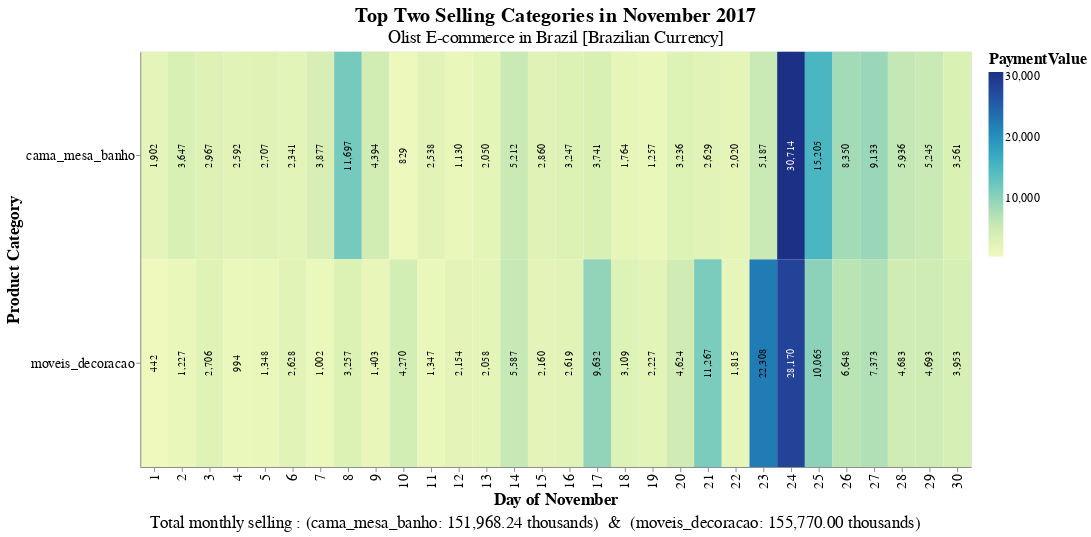

Notebook cell for this chart:
### Markdown cell above
# Visulisation heatmap chart by altair

### Code cell
# order_purchase_timestamp to datetime and extract the day number
orders_df['order_purchase_timestamp'] = pd.to_datetime(orders_df['order_purchase_timestamp'])
orders_df['purchase_day'] = orders_df['order_purchase_timestamp'].dt.day  # Keep only the day number

# Filter orders for November 2017
november_orders = orders_df[(orders_df['order_purchase_timestamp'] >= '2017-11-01') & 
                            (orders_df['order_purchase_timestamp'] < '2017-12-01')]

# Merge datasets
merged_df = pd.merge(november_orders[['order_id', 'purchase_day']], payments_df[['order_id', 'payment_value']], on='order_id')
merged_df = pd.merge(merged_df, order_items_df[['order_id', 'product_id']], on='order_id')
merged_df = pd.merge(merged_df, products_df[['product_id', 'product_category_name']], on='product_id')

# Aggregate data
daily_sales = merged_df.groupby(['purchase_day', 'product_category_name'], as_index=False)['payment_value'].sum()

# the top two selling product categories
top_categories = daily_sales.groupby('product_category_name')['payment_value'].sum().nlargest(2).index.tolist()

# Filter for top categories
filtered_sales = daily_sales[daily_sales['product_category_name'].isin(top_categories)]

# Sort the DataFrame by purchase_day to maintain order on the x-axis
filtered_sales = filtered_sales.sort_values('purchase_day')


# Calculate maximum sales value for each category
max_sales = filtered_sales.groupby('product_category_name')['payment_value'].transform('max')
filtered_sales['is_max'] = filtered_sales['payment_value'] == max_sales

total_sales_by_category = filtered_sales.groupby('product_category_name')['payment_value'].sum().reset_index()


# text(note under the chart).
intro_phrase = "Total monthly selling : "
category_totals = "  &  ".join([f"({row['product_category_name']}: {row['payment_value']:,.2f} thousands)" for index, row in total_sales_by_category.iterrows()])
note_text = intro_phrase + category_totals

note_df = pd.DataFrame({'text': [note_text]})


# Create the heatmap 
# Create the heatmap with increased legend title font size
heatmap = alt.Chart(filtered_sales).mark_rect().encode(
    x=alt.X('purchase_day:O', title='Day of November', axis=alt.Axis(titleFontSize=18, labelFontSize=15)),
    y=alt.Y('product_category_name:N', title='Product Category', axis=alt.Axis(titleFontSize=18, labelFontSize=15)),
    color=alt.Color('payment_value:Q', title='PaymentValue', scale=alt.Scale(scheme='yellowgreenblue'),
                    legend=alt.Legend(titleFontSize=17, labelFontSize=13)),  # Increase legend title font size here
    tooltip=['purchase_day', 'product_category_name', 'payment_value']
).properties(
    title={
      "text": ['Top Two Selling Categories in November 2017'],
      "subtitle": ['Olist E-commerce in Brazil [Brazilian Currency]'],
      "color": "black",
      "subtitleColor": "black",
      "fontSize": 22,
      "subtitleFontSize": 19
    },
    width=900,
    height=450
)

# Create text labels for each cell
text_labels = alt.Chart(filtered_sales).mark_text(baseline='middle', angle=270).encode(
    x=alt.X('purchase_day:O'),
    y=alt.Y('product_category_name:N'),
    text=alt.Text('payment_value:Q', format=',.0f'),
    # Conditional color: if the value is maximum within the category, set color to white; otherwise, black
    color=alt.condition(
        alt.datum.is_max,  # Condition: if the row's payment_value is the maximum in its category
        alt.value('white'),  # True value: white color
        alt.value('black')   # False value: black color
    )
).properties(
    width=900,
    height=450
)
text_chart = alt.Chart(note_df).mark_text(size=18, align='left').encode(
    text=alt.Text('text:N')
).properties(
    height=20 
)

# Combine the charts
final_chart = alt.layer(heatmap, text_labels).resolve_scale(
    x='shared',
    y='shared'
)
final_chart_with_note = alt.vconcat(final_chart, text_chart, spacing=5)

# Display the concatenated chart
final_chart_with_note.display()

### Figure 1 — Vega-Lite specification as saved in the notebook (floating-point values rounded to 4 significant figures)
{"config": {"view": {"continuousWidth": 300, "continuousHeight": 300}}, "vconcat": [{"layer": [{"mark": {"type": "rect"}, "encoding": {"color": {"field": "payment_value", "legend": {"labelFontSize": 13, "titleFontSize": 17}, "scale": {"scheme": "yellowgreenblue"}, "title": "PaymentValue", "type": "quantitative"}, "tooltip": [{"field": "purchase_day", "type": "quantitative"}, {"field": "product_category_name", "type": "nominal"}, {"field": "payment_value", "type": "quantitative"}], "x": {"axis": {"labelFontSize": 15, "titleFontSize": 18}, "field": "purchase_day", "title": "Day of November", "type": "ordinal"}, "y": {"axis": {"labelFontSize": 15, "titleFontSize": 18}, "field": "product_category_name", "title": "Product Category", "type": "nominal"}}, "title": {"text": ["Top Two Selling Categories in November 2017"], "subtitle": ["Olist E-commerce in Brazil [Brazilian Currency]"], "color": "black", "subtitleColor": "black", "fontSize": 22, "subtitleFontSize": 19}}, {"mark": {"type": "text", "angle": 270, "baseline": "middle"}, "encoding": {"color": {"condition": {"test": "datum.is_max", "value": "white"}, "value": "black"}, "text": {"field": "payment_value", "format": ",.0f", "type": "quantitative"}, "x": {"field": "purchase_day", "type": "ordinal"}, "y": {"field": "product_category_name", "type": "nominal"}}}], "data": {"name": "data-8673bc349659b46ad4e770b4b08305f7"}, "height": 450, "resolve": {"scale": {"x": "shared", "y": "shared"}}, "width": 900}, {"data": {"name": "data-35e25874c2ef5f8c06cc1b633eb62c43"}, "mark": {"type": "text", "align": "left", "size": 18}, "encoding": {"text": {"field": "text", "type": "nominal"}}, "height": 20}], "spacing": 5, "$schema": "https://vega.github.io/schema/vega-lite/v5.16.3.json", "datasets": {"data-8673bc349659b46ad4e770b4b08305f7": [{"purchase_day": 1, "product_category_name": "cama_mesa_banho", "payment_value": 1902.0, "is_max": false}, {"purchase_day": 1, "product_category_name": "moveis_decoracao", "payment_value": 441.8, "is_max": false}, {"purchase_day": 2, "product_category_name": "cama_mesa_banho", "payment_value": 3647.0, "is_max": false}, {"purchase_day": 2, "product_category_name": "moveis_decoracao", "payment_value": 1227.0, "is_max": false}, {"purchase_day": 3, "product_category_name": "cama_mesa_banho", "payment_value": 2967.0, "is_max": false}, {"purchase_day": 3, "product_category_name": "moveis_decoracao", "payment_value": 2706.0, "is_max": false}, {"purchase_day": 4, "product_category_name": "cama_mesa_banho", "payment_value": 2592.0, "is_max": false}, {"purchase_day": 4, "product_category_name": "moveis_decoracao", "payment_value": 993.7, "is_max": false}, {"purchase_day": 5, "product_category_name": "cama_mesa_banho", "payment_value": 2707.0, "is_max": false}, {"purchase_day": 5, "product_category_name": "moveis_decoracao", "payment_value": 1348.0, "is_max": false}, {"purchase_day": 6, "product_category_name": "cama_mesa_banho", "payment_value": 2341.0, "is_max": false}, {"purchase_day": 6, "product_category_name": "moveis_decoracao", "payment_value": 2628.0, "is_max": false}, {"purchase_day": 7, "product_category_name": "moveis_decoracao", "payment_value": 1002.0, "is_max": false}, {"purchase_day": 7, "product_category_name": "cama_mesa_banho", "payment_value": 3877.0, "is_max": false}, {"purchase_day": 8, "product_category_name": "cama_mesa_banho", "payment_value": 11700.0, "is_max": false}, {"purchase_day": 8, "product_category_name": "moveis_decoracao", "payment_value": 3257.0, "is_max": false}, {"purchase_day": 9, "product_category_name": "cama_mesa_banho", "payment_value": 4394.0, "is_max": false}, {"purchase_day": 9, "product_category_name": "moveis_decoracao", "payment_value": 1403.0, "is_max": false}, {"purchase_day": 10, "product_category_name": "cama_mesa_banho", "payment_value": 828.8, "is_max": false}, {"purchase_day": 10, "product_category_name": "moveis_decoracao", "payment_value": 4270.0, "is_max": false}, {"purchase_day": 11, "product_category_name": "cama_mesa_banho", "payment_value": 2538.0, "is_max": false}, {"purchase_day": 11, "product_category_name": "moveis_decoracao", "payment_value": 1347.0, "is_max": false}, {"purchase_day": 12, "product_category_name": "cama_mesa_banho", "payment_value": 1130.0, "is_max": false}, {"purchase_day": 12, "product_category_name": "moveis_decoracao", "payment_value": 2154.0, "is_max": false}, {"purchase_day": 13, "product_category_name": "cama_mesa_banho", "payment_value": 2050.0, "is_max": false}, {"purchase_day": 13, "product_category_name": "moveis_decoracao", "payment_value": 2058.0, "is_max": false}, {"purchase_day": 14, "product_category_name": "cama_mesa_banho", "payment_value": 5212.0, "is_max": false}, {"purchase_day": 14, "product_category_name": "moveis_decoracao", "payment_value": 5587.0, "is_max": false}, {"purchase_day": 15, "product_category_name": "moveis_decoracao", "payment_value": 2160.0, "is_max": false}, {"purchase_day": 15, "product_category_name": "cama_mesa_banho", "payment_value": 2860.0, "is_max": false}, {"purchase_day": 16, "product_category_name": "cama_mesa_banho", "payment_value": 3247.0, "is_max": false}, {"purchase_day": 16, "product_category_name": "moveis_decoracao", "payment_value": 2619.0, "is_max": false}, {"purchase_day": 17, "product_category_name": "cama_mesa_banho", "payment_value": 3741.0, "is_max": false}, {"purchase_day": 17, "product_category_name": "moveis_decoracao", "payment_value": 9632.0, "is_max": false}, {"purchase_day": 18, "product_category_name": "cama_mesa_banho", "payment_value": 1764.0, "is_max": false}, {"purchase_day": 18, "product_category_name": "moveis_decoracao", "payment_value": 3109.0, "is_max": false}, {"purchase_day": 19, "product_category_name": "cama_mesa_banho", "payment_value": 1257.0, "is_max": false}, {"purchase_day": 19, "product_category_name": "moveis_decoracao", "payment_value": 2227.0, "is_max": false}, {"purchase_day": 20, "product_category_name": "cama_mesa_banho", "payment_value": 3236.0, "is_max": false}, {"purchase_day": 20, "product_category_name": "moveis_decoracao", "payment_value": 4624.0, "is_max": false}, {"purchase_day": 21, "product_category_name": "cama_mesa_banho", "payment_value": 2629.0, "is_max": false}, {"purchase_day": 21, "product_category_name": "moveis_decoracao", "payment_value": 11270.0, "is_max": false}, {"purchase_day": 22, "product_category_name": "moveis_decoracao", "payment_value": 1815.0, "is_max": false}, {"purchase_day": 22, "product_category_name": "cama_mesa_banho", "payment_value": 2020.0, "is_max": false}, {"purchase_day": 23, "product_category_name": "moveis_decoracao", "payment_value": 22310.0, "is_max": false}, {"purchase_day": 23, "product_category_name": "cama_mesa_banho", "payment_value": 5187.0, "is_max": false}, {"purchase_day": 24, "product_category_name": "cama_mesa_banho", "payment_value": 30710.0, "is_max": true}, {"purchase_day": 24, "product_category_name": "moveis_decoracao", "payment_value": 28170.0, "is_max": true}, {"purchase_day": 25, "product_category_name": "cama_mesa_banho", "payment_value": 15210.0, "is_max": false}, {"purchase_day": 25, "product_category_name": "moveis_decoracao", "payment_value": 10070.0, "is_max": false}, {"purchase_day": 26, "product_category_name": "cama_mesa_banho", "payment_value": 8350.0, "is_max": false}, {"purchase_day": 26, "product_category_name": "moveis_decoracao", "payment_value": 6648.0, "is_max": false}, {"purchase_day": 27, "product_category_name": "cama_mesa_banho", "payment_value": 9133.0, "is_max": false}, {"purchase_day": 27, "product_category_name": "moveis_decoracao", "payment_value": 7373.0, "is_max": false}, {"purchase_day": 28, "product_category_name": "cama_mesa_banho", "payment_value": 5936.0, "is_max": false}, {"purchase_day": 28, "product_category_name": "moveis_decoracao", "payment_value": 4683.0, "is_max": false}, {"purchase_day": 29, "product_category_name": "cama_mesa_banho", "payment_value": 5245.0, "is_max": false}, {"purchase_day": 29, "product_category_name": "moveis_decoracao", "payment_value": 4693.0, "is_max": false}, {"purchase_day": 30, "product_category_name": "cama_mesa_banho", "payment_value": 3561.0, "is_max": false}, {"purchase_day": 30, "product_category_name": "moveis_decoracao", "payment_value": 3953.0, "is_max": false}], "data-35e25874c2ef5f8c06cc1b633eb62c43": [{"text": "Total monthly selling : (cama_mesa_banho: 151,968.24 thousands)  &  (moveis_decoracao: 155,770.00 thousands)"}]}}
